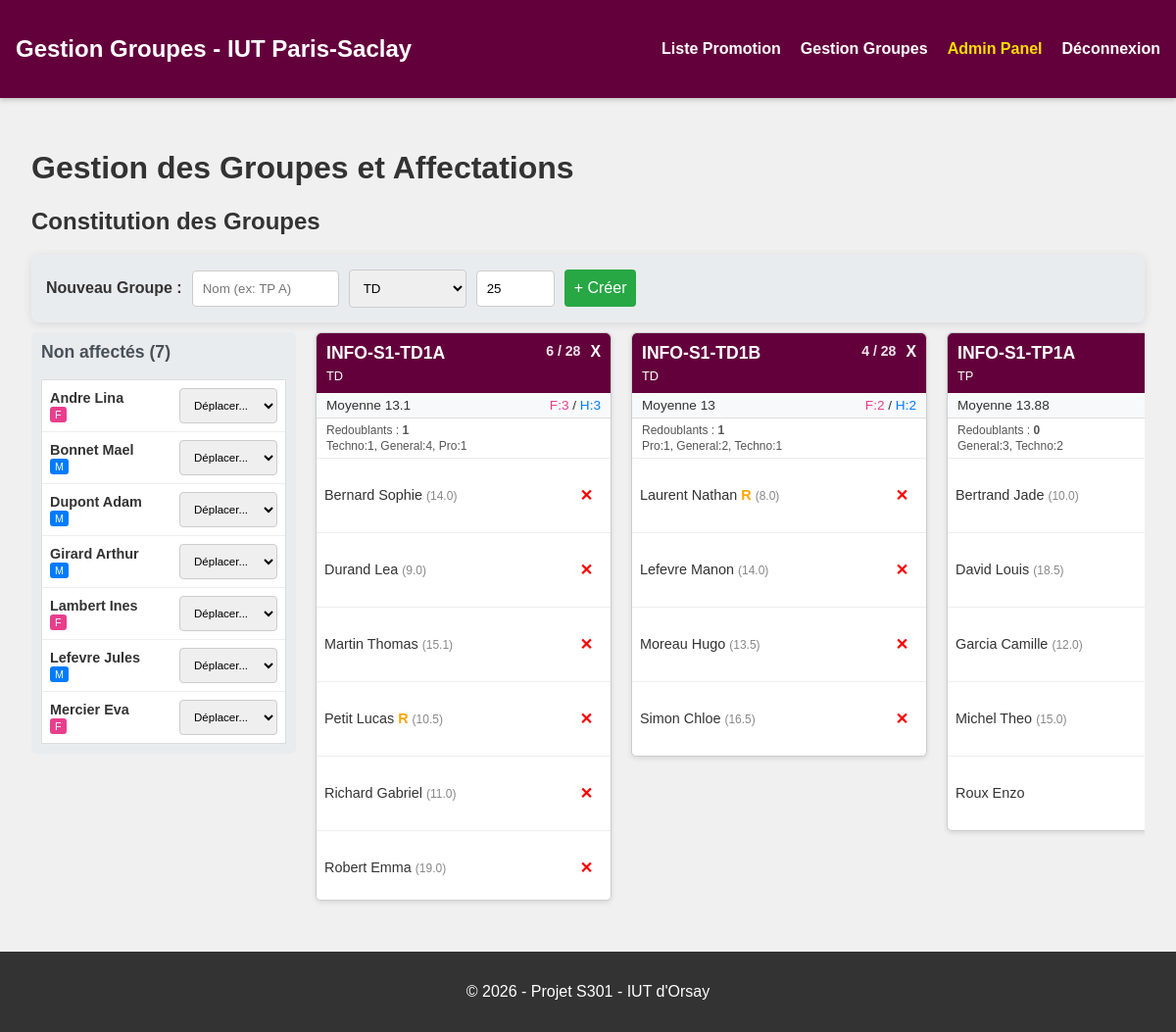
Page /Web2/index.php?controleur=controleurGroupe&action=lireGroupes (signed in) on the committed database.
### tables this page shows
CREATE TABLE Etudiant(
   id_etudiant INT,
   numero_etudiant VARCHAR(64),
   nom_etudiant VARCHAR(255),
   prenom_etudiant VARCHAR(255),
   genre_etudiant VARCHAR(32),
   email_etudiant VARCHAR(255),
   tel_etudiant VARCHAR(64),
   rue_etudiant VARCHAR(255),
   ville_etudiant VARCHAR(128),
   code_postal_etudiant VARCHAR(16),
   type_bac VARCHAR(64),
   periode_redoublement VARCHAR(64),
   parcours_etudiant VARCHAR(255),
   PRIMARY KEY(id_etudiant),
   UNIQUE(numero_etudiant)
);

CREATE TABLE Groupe(
   id_groupe INT,
   libelle_groupe VARCHAR(255),
   type_groupe VARCHAR(64),
   capacite_max_groupe INT,
   groupe_rendu_public BOOLEAN,
   PRIMARY KEY(id_groupe),
   UNIQUE(libelle_groupe)
);

### Web2/controleur/controleurGroupe.php (called while the page is built, shortened)
<?php
class ControleurGroupe extends Controleur {
    public static function lireGroupes() {
        $promo = new Promotion();
        $lesGroupes = $promo->getGroupes(1);
        $sansGroupe = $promo->getEtudiantsSansGroupe(1);
        require("vue/debut.php");
        require("vue/groupe/lesGroupes.php");
        require("vue/fin.php");
    }
}
?>

### Web2/index.php (called while the page is built, shortened)
<?php
$tableauControleurs = ["controleurUtilisateur", "controleurEtudiant", "controleurGroupe", "controleurResponsable", "controleurPublic"];
$actionParDefaut = [
    "controleurUtilisateur" => "afficherFormulaireConnexion",
    "controleurEtudiant" => "lireEtudiants",
    "controleurGroupe" => "lireGroupes",
    "controleurResponsable" => "panel",
    "controleurPublic" => "consulterGroupes"
];
$controleur = "controleurUtilisateur";
if(isset($_GET["controleur"]) && in_array($_GET["controleur"], $tableauControleurs)) {
    $controleur = $_GET["controleur"];
}
if(isset($_GET["action"]) && in_array($_GET["action"], get_class_methods($controleur))) {
    $action = $_GET["action"];
} else {
    $action = $actionParDefaut[$controleur] ?? "afficherFormulaireConnexion";
}
$controleur::$action();
?>

### Web2/modele/promotion.php (called while the page is built, shortened)
<?php
class Promotion {
    public function getGroupes($idPromo, $uniquementPublics = false) {
        $db = Connexion::pdo();
        $sql = "SELECT g.id_groupe, g.libelle_groupe, g.type_groupe, g.capacite_max_groupe, g.groupe_rendu_public
                FROM Groupe g
                INNER JOIN Contient c ON g.id_groupe = c.id_groupe
                WHERE c.id_promotion = :idPromo";
        $stmt = $db->prepare($sql);
        $stmt->execute([':idPromo' => $idPromo]);
        $groupes = $stmt->fetchAll(PDO::FETCH_ASSOC);
        foreach ($groupes as &$groupe) {
            $sqlEtudiants = "SELECT e.id_etudiant, e.prenom_etudiant, e.nom_etudiant, e.genre_etudiant,
                                    e.type_bac, e.periode_redoublement,
                                    (SELECT AVG(valeur_note) FROM Note n WHERE n.id_etudiant = e.id_etudiant) as moyenne
                             FROM Etudiant e
                             INNER JOIN Affectation a ON e.id_etudiant = a.id_etudiant
                             WHERE a.id_groupe = :id_groupe AND a.affectation_courante = 1
                             ORDER BY e.nom_etudiant";
            $stmtEtu = $db->prepare($sqlEtudiants);
            $stmtEtu->execute([':id_groupe' => $groupe['id_groupe']]);
            $groupe['etudiants'] = $stmtEtu->fetchAll(PDO::FETCH_ASSOC);
            $sommeMoyenne = 0;
            $nbF = 0; $nbH = 0; $nbNotes = 0;
            $nbRedoublants = 0;
            $bacs = [];
            foreach($groupe['etudiants'] as $e) {
                if ($e['moyenne'] !== null) {
                    $sommeMoyenne += $e['moyenne'];
                }
                $redoub = trim($e['periode_redoublement'] ?? '');
                $bac = $e['type_bac'] ?: 'N/A';
                if (!isset($bacs[$bac])) $bacs[$bac] = 0;
                $bacs[$bac]++;
            }
            $strBacs = [];
            foreach($bacs as $type => $count) {
                $strBacs[] = "$type:$count";
            }
        }
        return $groupes;
    }
    public function getEtudiantsSansGroupe($idPromo) {
        $db = Connexion::pdo();
        $sql = "SELECT e.id_etudiant, e.nom_etudiant, e.prenom_etudiant, e.genre_etudiant,
                       (SELECT AVG(valeur_note) FROM Note n WHERE n.id_etudiant = e.id_etudiant) as moyenne
                FROM Etudiant e
                WHERE e.id_etudiant NOT IN (
                    SELECT id_etudiant FROM Affectation WHERE affectation_courante = 1
                )
                ORDER BY e.nom_etudiant";
        return $db->query($sql)->fetchAll(PDO::FETCH_ASSOC);
    }
}
?>

### Web2/vue/groupe/lesGroupes.php (the view, shortened to what this page needs)
<h2>Constitution des Groupes</h2>
<?php
$isAdmin = (isset($_SESSION['utilisateur']) && $_SESSION['utilisateur']['role'] === 'ADMIN');
?>
<?php if ($isAdmin): ?>
<div class="form-container" style="max-width: 100%; margin: 10px 0; padding: 15px; background: #e9ecef;">
    <form action="index.php?controleur=controleurGroupe&action=creerGroupe" method="post" style="display:flex; gap:10px; align-items:center; margin:0;">
        <strong>Nouveau Groupe :</strong>
        <input type="text" name="libelle" placeholder="Nom (ex: TP A)" required style="width:150px; margin:0;">
        <select name="type" style="width:120px; margin:0;">
            <option value="TD">TD</option>
        </select>
        <input type="number" name="capacite" placeholder="Capacité" value="25" required style="width:80px; margin:0;">
        <button type="submit" style="background-color:#28a745; margin:0; width:auto;">+ Créer</button>
    </form>
</div>
<?php endif; ?>
<div class="dashboard-container">
    <div class="col-sans-groupe">
        <h3 style="margin-top:0; font-size:1.1em; color:#495057;">Non affectés (<?= count($sansGroupe) ?>)</h3>
        <div style="max-height: 600px; overflow-y: auto; background:white; border:1px solid #ddd;">
            <?php foreach ($sansGroupe as $e): ?>
                <div class="student-item">
                    <div>
                        <strong><?= htmlspecialchars($e['nom_etudiant'] . ' ' . $e['prenom_etudiant']) ?></strong><br>
                        <span class="badge <?= ($e['genre_etudiant']=='F' || $e['genre_etudiant']=='Femme') ? 'badge-f' : 'badge-h' ?>">
                            <?= $e['genre_etudiant'] ?>
                        </span>
                    </div>
                    <?php if($isAdmin): ?>
                    <form action="index.php?controleur=controleurGroupe&action=affecter" method="POST">
                        <select name="id_groupe" onchange="this.form.submit()" style="width: 100px; font-size:0.8em; margin:0;">
                            <option value="">Déplacer...</option>
                        </select>
                    </form>
                    <?php endif; ?>
                </div>
            <?php endforeach; ?>
        </div>
    </div>
    <?php foreach ($lesGroupes as $g):
        $remplissage = $g['stats']['nb_etudiants'];
        $max = $g['capacite_max_groupe'];
        $headerColor = ($remplissage > $max) ? "#dc3545" : (($remplissage == $max) ? "#28a745" : "#63003C");
    ?>
    <div class="groupe-card">
        <div class="groupe-header" style="background-color: <?= $headerColor ?>;">
            <div style="font-weight:bold; font-size:1.1em;">
                <?= htmlspecialchars($g['libelle_groupe']) ?>
                <?php if($isAdmin): ?>
                    <a href="index.php?controleur=controleurGroupe&action=supprimerGroupe&id_groupe=<?= $g['id_groupe'] ?>"
                       onclick="return confirm('Supprimer ce groupe et désaffecter les étudiants ?');"
                       style="float:right; color:white; text-decoration:none; margin-left:10px; font-size:0.9em;"
                       title="Supprimer le groupe">
                       X
                    </a>
                <?php endif; ?>
                <span style="float:right; font-size:0.8em; opacity:0.9;">
                    <?= $remplissage ?> / <?= $max ?>
                </span>
            </div>
            <div style="font-size:0.8em; margin-top:5px;">
                <?= htmlspecialchars($g['type_groupe']) ?>
            </div>
        </div>
        <div class="stats-bar">
            <span title="Moyenne générale">Moyenne <?= $g['stats']['moyenne_groupe'] ?></span>
            <span title="Mixité (F/H)">
                <span style="color:#e83e8c;">F:<?= $g['stats']['nb_femmes'] ?></span> /
                <span style="color:#007bff;">H:<?= $g['stats']['nb_hommes'] ?></span>
            </span>
        </div>
        <div class="stats-bar" style="background:#fff; border-bottom:1px solid #eee; font-size:0.75em; color:#555; display:block;">
            <div title="Nombre de redoublants">
                Redoublants : <strong><?= $g['stats']['nb_redoublants'] ?></strong>
            </div>
            <div title="Répartition des bacs" style="margin-top:2px; overflow:hidden; text-overflow:ellipsis; white-space:nowrap;">
                <?= htmlspecialchars($g['stats']['repartition_bacs']) ?>
            </div>
        </div>
        <div style="max-height: 450px; overflow-y: auto;">
            <?php foreach ($g['etudiants'] as $etu): ?>
                <div class="student-item">
                    <div>
                        <?= htmlspecialchars($etu['nom_etudiant'] . ' ' . $etu['prenom_etudiant']) ?>
                        <?php
                            $redoub = trim($etu['periode_redoublement'] ?? '');
                            if(!empty($redoub) && $redoub !== 'Non' && $redoub !== '0'):
                        ?>
                            <span style="color:orange; font-weight:bold;" title="Redoublant (<?= htmlspecialchars($redoub) ?>)">R</span>
                        <?php endif; ?>
                        <?php if($etu['moyenne']): ?>
                            <small style="color:#888;">(<?= number_format($etu['moyenne'], 1) ?>)</small>
                        <?php endif; ?>
                    </div>
                    <?php if($isAdmin): ?>
                    <form action="index.php?controleur=controleurGroupe&action=affecter" method="POST" style="margin:0;">
                        <button type="submit" name="id_groupe" value="" title="Sortir du groupe"
                                style="background:none; border:none; color:red; cursor:pointer; font-weight:bold;">
                            ✕
                        </button>
                    </form>
                    <?php endif; ?>
                </div>
            <?php endforeach; ?>
        </div>
    </div>
    <?php endforeach; ?>
</div>

### Web2/css/style.css (style rules this page uses)
:root { --primary: #63003C; --secondary: #FFFFFF; --background: #F0F0F0; --text: #333333; --success: #4CAF50; --danger: #dc3545; }
body { font-family: 'Arial', sans-serif; background-color: var(--background); color: var(--text); margin: 0; display: flex; flex-direction: column; min-height: 100vh; }
.form-container { background: white; padding: 30px; border-radius: 8px; box-shadow: 0 2px 10px rgba(0,0,0,0.1); max-width: 400px; margin: 50px auto; }
input, select, button { width: 100%; padding: 10px; margin: 10px 0; border: 1px solid #ccc; border-radius: 4px; box-sizing: border-box; }
button { background-color: var(--primary); color: white; border: none; cursor: pointer; font-size: 16px; }
.dashboard-container { display: flex; gap: 20px; align-items: flex-start; overflow-x: auto; padding-bottom: 20px; }
.col-sans-groupe { min-width: 250px; max-width: 250px; background: #e9ecef; padding: 10px; border-radius: 5px; }
.groupe-card { min-width: 300px; max-width: 300px; background: white; border: 1px solid #ccc; border-radius: 5px; box-shadow: 0 2px 5px rgba(0,0,0,0.1); }
.groupe-header { padding: 10px; color: white; border-radius: 5px 5px 0 0; }
.stats-bar { background: #f8f9fa; padding: 5px 10px; font-size: 0.85em; border-bottom: 1px solid #ddd; display: flex; justify-content: space-between; }
.student-item { padding: 8px; border-bottom: 1px solid #eee; display: flex; justify-content: space-between; align-items: center; font-size: 0.9em; }
.student-item:last-child { border-bottom: none; }
.badge { display: inline-block; padding: 2px 5px; border-radius: 3px; font-size: 0.75em; color: white; }
.badge-f { background-color: #e83e8c; }
.badge-h { background-color: #007bff; }

### rows in the picture
etudiant: nom_etudiant+prenom_etudiant "Andre Lina", genre_etudiant "F"
etudiant: nom_etudiant+prenom_etudiant "Bonnet Mael", genre_etudiant "M"
etudiant: nom_etudiant+prenom_etudiant "Dupont Adam", genre_etudiant "M"
etudiant: nom_etudiant+prenom_etudiant "Girard Arthur", genre_etudiant "M"
etudiant: nom_etudiant+prenom_etudiant "Lambert Ines", genre_etudiant "F"
etudiant: nom_etudiant+prenom_etudiant "Lefevre Jules", genre_etudiant "M"
etudiant: nom_etudiant+prenom_etudiant "Mercier Eva", genre_etudiant "F"
groupe: libelle_groupe "INFO-S1-TD1A", remplissage "6", capacite_max_groupe "28", type_groupe "TD", moyenne_groupe "13.1", nb_femmes "3", nb_hommes "3", nb_redoublants "1", repartition_bacs "Techno:1, General:4, Pro:1"
etudiant: nom_etudiant+prenom_etudiant "Bernard Sophie", moyenne "14.0"
etudiant: nom_etudiant+prenom_etudiant "Durand Lea", moyenne "9.0"
etudiant: nom_etudiant+prenom_etudiant "Martin Thomas", moyenne "15.1"
etudiant: nom_etudiant+prenom_etudiant "Petit Lucas", moyenne "10.5"
etudiant: nom_etudiant+prenom_etudiant "Richard Gabriel", moyenne "11.0"
etudiant: nom_etudiant+prenom_etudiant "Robert Emma", moyenne "19.0"
groupe: libelle_groupe "INFO-S1-TD1B", remplissage "4", capacite_max_groupe "28", type_groupe "TD", moyenne_groupe "13", id_groupe "2", groupe_rendu_public "1", repartition_bacs "Pro:1, General:2, Techno:1"
etudiant: nom_etudiant+prenom_etudiant "Laurent Nathan", moyenne "8.0"
etudiant: nom_etudiant+prenom_etudiant "Lefevre Manon", moyenne "14.0"
etudiant: nom_etudiant+prenom_etudiant "Moreau Hugo", moyenne "13.5"
etudiant: nom_etudiant+prenom_etudiant "Simon Chloe", moyenne "16.5"
groupe: libelle_groupe "INFO-S1-TP1A", type_groupe "TP", moyenne_groupe "13.88", nb_redoublants "0", repartition_bacs "General:3, Techno:2"
etudiant: nom_etudiant+prenom_etudiant "Bertrand Jade", moyenne "10.0"
etudiant: nom_etudiant+prenom_etudiant "David Louis", moyenne "18.5"
etudiant: nom_etudiant+prenom_etudiant "Garcia Camille", moyenne "12.0"
etudiant: nom_etudiant+prenom_etudiant "Michel Theo", moyenne "15.0"
etudiant: nom_etudiant+prenom_etudiant "Roux Enzo"

### other values in the picture
$pagetitle "Gestion des Groupes et Affectations"
count($sansGroupe) "7"
